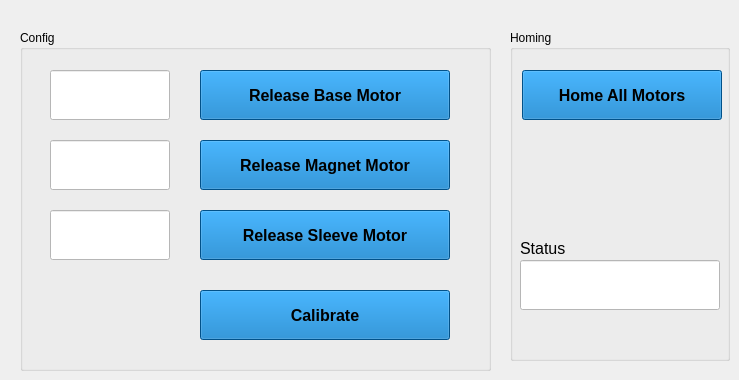
    <widget class="QWidget" name="page_15">
     <widget class="QPushButton" name="pushButton_37">
      <property name="geometry">
       <rect>
        <x>522</x>
        <y>70</y>
        <width>200</width>
        <height>50</height>
       </rect>
      </property>
      <property name="font">
       <font>
        <pointsize>12</pointsize>
        <weight>75</weight>
        <bold>true</bold>
       </font>
      </property>
      <property name="styleSheet">
       <string notr="true">QPushButton {
background:rgb(1, 114, 192);
color:rgb(0, 0, 0);}
QPushButton:disabled {
background-color:rgb(203, 203, 203);
}
QPushButton:checked {
background-color:#ff0000;
}</string>
      </property>
      <property name="text">
       <string>Home All Motors</string>
      </property>
     </widget>
     <widget class="QLineEdit" name="lineEdit_112">
      <property name="geometry">
       <rect>
        <x>520</x>
        <y>260</y>
        <width>200</width>
        <height>50</height>
       </rect>
      </property>
      <property name="font">
       <font>
        <pointsize>12</pointsize>
       </font>
      </property>
      <property name="styleSheet">
       <string notr="true">background:rgb(255, 255, 255)</string>
      </property>
      <property name="text">
       <string/>
      </property>
     </widget>
     <widget class="QLabel" name="label_128">
      <property name="geometry">
       <rect>
        <x>520</x>
        <y>240</y>
        <width>64</width>
        <height>17</height>
       </rect>
      </property>
      <property name="font">
       <font>
        <pointsize>12</pointsize>
       </font>
      </property>
      <property name="styleSheet">
       <string notr="true">background:rgba(0, 0, 0,0);
color:rgb(0, 0, 0)</string>
      </property>
      <property name="text">
       <string>Status</string>
      </property>
     </widget>
     <widget class="QGroupBox" name="groupBox">
      <property name="geometry">
       <rect>
        <x>20</x>
        <y>30</y>
        <width>471</width>
        <height>341</height>
       </rect>
      </property>
      <property name="styleSheet">
       <string notr="true">background:rgb(215, 213, 203);
/*background:qlineargradient(spread:repeat, x1:0.510204, y1:1, x2:0.505, y2:0, stop:0 rgba(22,33,55,255), stop:1 rgba(60,98,109,255));
color:rgb(255, 255, 255);
</string>
      </property>
      <property name="title">
       <string>Config</string>
      </property>
      <widget class="QPushButton" name="pushButton_323">
       <property name="geometry">
        <rect>
         <x>180</x>
         <y>40</y>
         <width>250</width>
         <height>50</height>
        </rect>
       </property>
       <property name="font">
        <font>
         <pointsize>12</pointsize>
         <weight>75</weight>
         <bold>true</bold>
        </font>
       </property>
       <property name="styleSheet">
        <string notr="true">QPushButton {
background:rgb(1, 114, 192);
color:rgb(0, 0, 0);}
QPushButton:disabled {
background-color:rgb(203, 203, 203);
}
QPushButton:checked {
background-color:#ff0000;
}</string>
       </property>
       <property name="text">
        <string>Release Base Motor</string>
       </property>
       <property name="checkable">
        <bool>true</bool>
       </property>
      </widget>
      <widget class="QPushButton" name="pushButton_324">
       <property name="geometry">
        <rect>
         <x>180</x>
         <y>110</y>
         <width>250</width>
         <height>50</height>
        </rect>
       </property>
       <property name="font">
        <font>
         <pointsize>12</pointsize>
         <weight>75</weight>
         <bold>true</bold>
        </font>
       </property>
       <property name="styleSheet">
        <string notr="true">QPushButton {
background:rgb(1, 114, 192);
color:rgb(0, 0, 0);}
QPushButton:disabled {
background-color:rgb(203, 203, 203);
}
QPushButton:checked {
background-color:#ff0000;
}</string>
       </property>
       <property name="text">
        <string>Release Magnet Motor</string>
       </property>
       <property name="checkable">
        <bool>true</bool>
       </property>
      </widget>
      <widget class="QPushButton" name="pushButton_325">
       <property name="geometry">
        <rect>
         <x>180</x>
         <y>180</y>
         <width>250</width>
         <height>50</height>
        </rect>
       </property>
       <property name="font">
        <font>
         <pointsize>12</pointsize>
         <weight>75</weight>
         <bold>true</bold>
        </font>
       </property>
       <property name="styleSheet">
        <string notr="true">QPushButton {
background:rgb(1, 114, 192);
color:rgb(0, 0, 0);}
QPushButton:disabled {
background-color:rgb(203, 203, 203);
}
QPushButton:checked {
background-color:#ff0000;
}</string>
       </property>
       <property name="text">
        <string>Release Sleeve Motor</string>
       </property>
       <property name="checkable">
        <bool>true</bool>
       </property>
      </widget>
      <widget class="QPushButton" name="pushButton_326">
       <property name="geometry">
        <rect>
         <x>180</x>
         <y>260</y>
         <width>250</width>
         <height>50</height>
        </rect>
       </property>
       <property name="font">
        <font>
         <pointsize>12</pointsize>
         <weight>75</weight>
         <bold>true</bold>
        </font>
       </property>
       <property name="styleSheet">
        <string notr="true">QPushButton {
background:rgb(1, 114, 192);
color:rgb(0, 0, 0);}
QPushButton:disabled {
background-color:rgb(203, 203, 203);
}
QPushButton:checked {
background-color:#ff0000;
}</string>
       </property>
       <property name="text">
        <string>Calibrate</string>
       </property>
      </widget>
      <widget class="QLineEdit" name="lineEdit_113">
       <property name="geometry">
        <rect>
         <x>30</x>
         <y>40</y>
         <width>120</width>
         <height>50</height>
        </rect>
       </property>
       <property name="font">
        <font>
         <pointsize>12</pointsize>
        </font>
       </property>
       <property name="styleSheet">
        <string>background:rgb(255, 255, 255)</string>
       </property>
       <property name="text">
        <string/>
       </property>
      </widget>
      <widget class="QLineEdit" name="lineEdit_114">
       <property name="geometry">
        <rect>
         <x>30</x>
         <y>110</y>
         <width>120</width>
         <height>50</height>
        </rect>
       </property>
       <property name="font">
        <font>
         <pointsize>12</pointsize>
        </font>
       </property>
       <property name="styleSheet">
        <string>background:rgb(255, 255, 255)</string>
       </property>
       <property name="text">
        <string/>
       </property>
      </widget>
      <widget class="QLineEdit" name="lineEdit_115">
       <property name="geometry">
        <rect>
         <x>30</x>
         <y>180</y>
         <width>120</width>
         <height>50</height>
        </rect>
       </property>
       <property name="font">
        <font>
         <pointsize>12</pointsize>
        </font>
       </property>
       <property name="styleSheet">
        <string>background:rgb(255, 255, 255)</string>
       </property>
       <property name="text">
        <string/>
       </property>
      </widget>
     </widget>
     <widget class="QGroupBox" name="groupBox_2">
      <property name="geometry">
       <rect>
        <x>510</x>
        <y>30</y>
        <width>220</width>
        <height>331</height>
       </rect>
      </property>
      <property name="styleSheet">
       <string notr="true">background:rgb(215, 213, 203);
/*background:qlineargradient(spread:repeat, x1:0.510204, y1:1, x2:0.505, y2:0, stop:0 rgba(22,33,55,255), stop:1 rgba(60,98,109,255));
color:rgb(255, 255, 255);
</string>
      </property>
      <property name="title">
       <string>Homing</string>
      </property>
     </widget>
     <zorder>groupBox_2</zorder>
     <zorder>groupBox</zorder>
     <zorder>pushButton_37</zorder>
     <zorder>lineEdit_112</zorder>
     <zorder>label_128</zorder>
    </widget>
